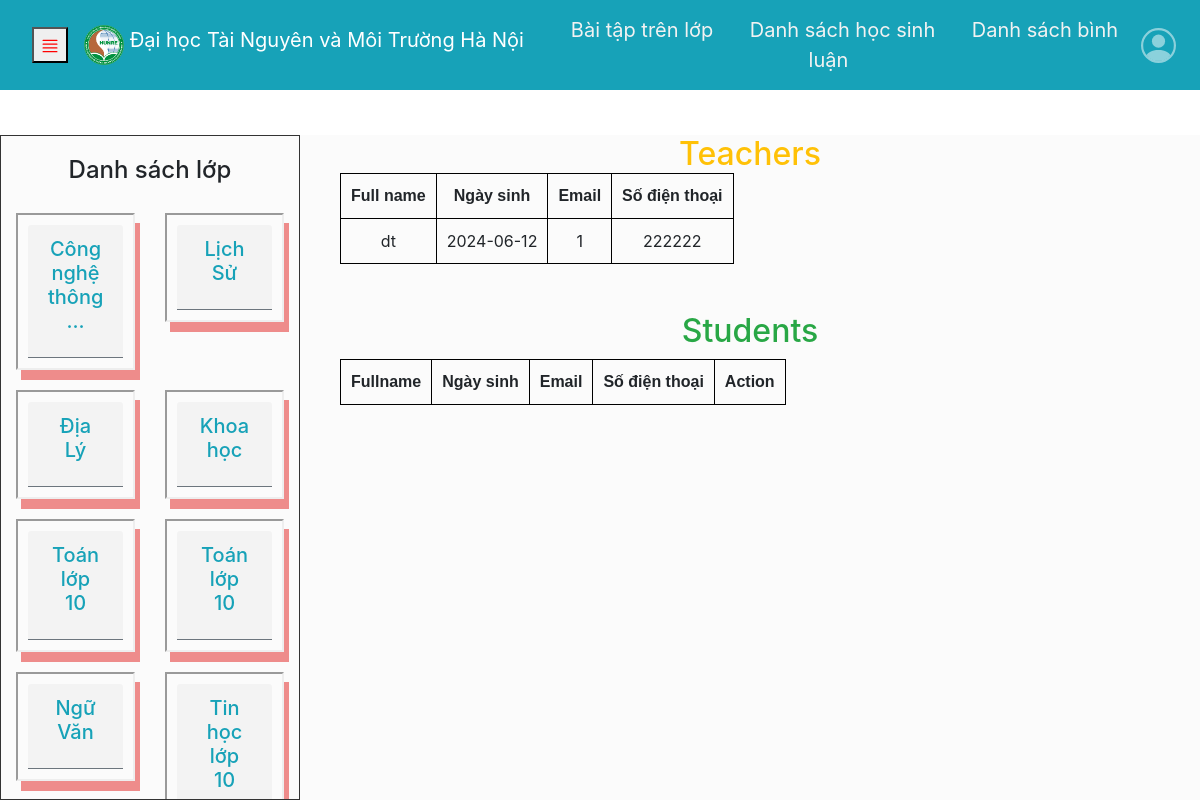
Screenshot of /Trang_giao_vien/classlist.php?id=91&&userid=15 (signed in) with the database file from the repository.
### tables this page shows
CREATE TABLE `class_list` (
  `class_id` int(11) DEFAULT NULL,
  `user_id` int(11) DEFAULT NULL,
  `lecturer` varchar(255) DEFAULT NULL
);

CREATE TABLE `classes` (
  `id` int(11) NOT NULL,
  `class_name` varchar(120) NOT NULL,
  `class_title` varchar(120) DEFAULT NULL,
  `class_code` varchar(6) NOT NULL,
  `lecturer` varchar(255) DEFAULT NULL
);

CREATE TABLE `users` (
  `user_id` int(11) NOT NULL COMMENT 'ID for each user',
  `username` varchar(120) NOT NULL,
  `password` varchar(120) NOT NULL,
  `fullname` varchar(120) NOT NULL,
  `birthdate` date NOT NULL,
  `email` varchar(120) NOT NULL,
  `phone` varchar(20) NOT NULL,
  `role` int(11) DEFAULT NULL,
  `status` int(11) DEFAULT 1
);

### Trang_giao_vien/classlist.php (the view, shortened to what this page needs)
<?php
if (isset($_SESSION["email"]) && !empty($_SESSION["email"])) {
    require_once "connect.php";
    $user_id = isset($_GET['userid']) ? $_GET['userid'] : null;
    ?>
    <!DOCTYPE html>
    <html lang="en">
    <head>
        <link rel="stylesheet" href="https://maxcdn.bootstrapcdn.com/bootstrap/4.5.2/css/bootstrap.min.css">
        <link rel="stylesheet" href="./css/style_request2.css">
        <link rel="stylesheet" href="./css/Trangmonhoc.css">
        <link rel="stylesheet" href="./css/post.css">
        <link rel="stylesheet" href="./css/table.css" />
    </head>
    <body>
        <table width="100%">
            <tr>
                <td colspan="3">
                    <div class="fixed-div">
                        <nav class="navbar navbar-expand-sm navbar-dark bg-info">
                            <div id="main">
                                <button class="openbtn" onclick="openNav()">
                                     </button>
                            </div>
                            <a class="navbar-brand"
                                href="TrangNguoiDung.php?username=<?php echo isset($_GET['username']) ? $_GET['username'] : ''; ?>&userid=<?php echo isset($_GET['userid']) ? $_GET['userid'] : ''; ?>">
                                <img src="./image/HUNRE_logo.png" width="40" height="40" class="d-inline-block align-top"
                                    alt="">
                                Đại học Tài Nguyên và Môi Trường Hà Nội
                            </a>
                            <div class="topnav">
                                <?php
                                $userid = isset($_GET['userid']) ? $_GET['userid'] : '';
                                $id = $_GET['id'];
                                ?>
                                <a class="nav-item"
                                    href="./Trangbaitap.php?id=<?php echo $id ?>&&userid=<?php echo $userid ?>"">Bài tập trên lớp</a>
                           <a href=" ./classlist.php?id=<?php echo $id ?>&&userid=<?php echo $userid ?>">Danh sách
                                    học sinh</a>
                                <a href="./quan_ly_post/QuanLyPost.php?id=<?php echo $id ?>&&userid=<?php echo $userid ?>">Danh
                                    sách bình luận</a>
                            </div>
                            <ul class="navbar-nav ml-auto">
                                <li class="nav-item dropdown">
                                    <a class="nav-link avatar " data-toggle="dropdown" aria-haspopup="true"
                                        aria-expanded="false">
                                    </a>
                                </li>
                            </ul>
                        </nav>
                    </div>
                </td>
            </tr>
            <tr class="box-left">
                <td width="20%" ; height="100%" valign="top" padding-top="20px" overflow-y=" scroll">
                    <div class="left">
                        <div class="container-fluid">
                            <div class="content">
                                <h4>Danh sách lớp</h4>
                                <div class="row">
                                    <?php
                                    $get_classid = "SELECT `class_id` FROM `class_list` WHERE `class_list`.`user_id` = $user_id;";
                                    $result = $connection->query($get_classid);
                                    while ($row = $result->fetch_assoc()) {
                                        ?>
                                        <div class="col-xl-5item col-4item col-3item col-sm-6 cel">
                                            <div class="ccard cardColor_shadow">
                                                <div class="card-header border-secondary">
                                                    <h4 class="card-title">
                                                        <a href="Trangmonhoc.php?id=<?php echo $row['class_id']; ?>&&userid=<?php $user_id = $_GET['userid'];
                                                           echo $user_id; ?>">
                                                            <h5 class="card-title text-info">
                                                                <?php
                                                                $sql = "SELECT * from `classes` where `id` = $row[class_id];";
                                                                $result1 = mysqli_query($connection, $sql) or die(mysqli_error($connection));
                                                                $row1 = mysqli_fetch_array($result1);
                                                                if (strlen($row1["class_name"]) >= 20) {
                                                                    echo mb_substr($row1["class_name"], 0, 15, 'UTF-8') . " ... ";
                                                                } else {
                                                                    echo $row1["class_name"];
                                                                }
                                                                ?>
                                                            </h5>
                                                        </a>
                                                    </h4>
                                                </div>
                                            </div>
                                        </div>
                                        <?php
                                    }
                                    ?>
                                </div>
                            </div>
                        </div>
                    </div>
                </td>
                <td width="90%" valign="top">
                    <div class="content">
                        <div class="container">
                            <h2 class="m-auto text-warning">Teachers</h2>
                            <?php require_once ("connect.php"); ?>
                            <?php
                            $class_id = $_GET['id'];
                            $sql = "SELECT user_id from class_list where class_id = $class_id;";
                            $result = $connection->query($sql) or die(mysqli_error($connection));
                            ?>
                            <section>
                                <table>
                                    <tr>
                                        <th>Full name</th>
                                        <th>Ngày sinh</th>
                                        <th>Email</th>
                                        <th>Số điện thoại</th>
                                    </tr>
                                    <?php
                                    while ($row = $result->fetch_assoc()) {
                                        $user_id = $row['user_id'];
                                        $get_user_info = "SELECT `fullname`, `birthdate`, `email`, `phone`, `role` FROM `users` WHERE `user_id` = $user_id AND `role` = 2";
                                        $result_user_info = mysqli_query($connection, $get_user_info) or die(mysqli_error($connection));
                                        $row_user_info = mysqli_fetch_array($result_user_info);
                                        if (mysqli_num_rows($result_user_info) > 0) {
                                            ?>
                                            <tr>
                                                <td><?php echo $row_user_info['fullname']; ?></td>
                                                <td><?php echo $row_user_info['birthdate']; ?></td>
                                                <td><?php echo $row_user_info['email']; ?></td>
                                                <td><?php echo $row_user_info['phone']; ?></td>
                                            </tr>
                                            <?php
                                        }
                                    }
                                    ?>
                                </table>
                            </section>
                            <h2 class="mt-5 text-success">Students</h2>
                            <section>
                                <table>
                                    <tr>
                                        <th>Fullname</th>
                                        <th>Ngày sinh</th>
                                        <th>Email</th>
                                        <th>Số điện thoại</th>
                                        <th>Action</th>
                                    </tr>
                                </table>
                            </section>
                        </div>
                    </div>
                </td>
            </tr>
        </table>
    </body>
    </html>
    <?php
} else {
    header("Location: ../sign_up_in/Login.php");
}
?>

### Trang_giao_vien/css/style_request2.css (style rules this page uses)
.avatar { font-size: 35px; margin-bottom: 5px; }
.openbtn { font-size: 20px; color:red; }
#main { transition: margin-left .5s; padding: 16px; }
.container-fluid { margin-top: 20px; }
.cel { margin-top: 20px; }
.container { padding-left: 40px; padding-right: 40px; background-color: #fbfbfb; overflow-y: scroll; height: 665px; border-radius: 1px solid #333; position: fixed; right: 0; bottom: 0; width: 75%; z-index: -1; }
.container { background-color: #fbfbfb; overflow-y: scroll; border-radius: 1px solid #333; z-index: -1; }

### Trang_giao_vien/css/Trangmonhoc.css (style rules this page uses)
.topnav a { color: #f2f2f2; padding: 14px 16px; text-decoration: none; font-size: 20px; }
.topnav { margin:auto; }
div.left { background-color: #fbfbfb; padding: 0px; overflow-y: scroll; height: 665px; border: 1px solid #333; position: fixed; left: 0; bottom: 0; width: 25%; z-index: -1; }
.fixed-div { position: fixed; right: 0; left: 0; top: 0; z-index: 999; }

### Trang_giao_vien/css/post.css (style rules this page uses)
.cardColor_shadow { border: 2px inset; padding: 10px; box-shadow: 5px 10px #EE8C8B; }

### Trang_giao_vien/css/table.css (style rules this page uses)
th { font-weight: bolder; font-family: Verdana, Geneva, Tahoma, sans-serif; border: 1px solid black; padding: 10px; text-align: center; }
td { font-weight: normal; font-family: -apple-system, BlinkMacSystemFont, 'Segoe UI', Roboto, Oxygen, Ubuntu, Cantarell, 'Open Sans', 'Helvetica Neue', sans-serif; border: 1px solid black; padding: 10px; text-align: center; }

### rows the page displays
class_list: class.class_name "Công nghệ thông"
class_list: class.class_name "Lịch Sử", user.fullname "dt", user.birthdate "2024-06-12", user.email "1", user.phone "222222"
class_list: class.class_name "Địa Lý"
class_list: class.class_name "Khoa học"
class_list: class.class_name "Toán lớp 10"
class_list: class.class_name "Toán lớp 10"
class_list: class.class_name "Ngữ Văn"
class_list: class.class_name "Tin học lớp 10"
